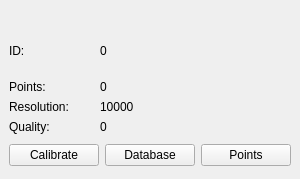
<?xml version="1.0" encoding="UTF-8"?>
<ui version="4.0">
 <class>calibrationwidget</class>
 <widget class="QWidget" name="calibrationwidget">
  <property name="geometry">
   <rect>
    <x>0</x>
    <y>0</y>
    <width>300</width>
    <height>179</height>
   </rect>
  </property>
  <property name="minimumSize">
   <size>
    <width>300</width>
    <height>0</height>
   </size>
  </property>
  <property name="maximumSize">
   <size>
    <width>300</width>
    <height>16777215</height>
   </size>
  </property>
  <property name="windowTitle">
   <string>Form</string>
  </property>
  <layout class="QVBoxLayout" name="verticalLayout">
   <property name="leftMargin">
    <number>0</number>
   </property>
   <property name="topMargin">
    <number>0</number>
   </property>
   <property name="rightMargin">
    <number>0</number>
   </property>
   <property name="bottomMargin">
    <number>0</number>
   </property>
   <item>
    <widget class="QWidget" name="widget" native="true">
     <property name="minimumSize">
      <size>
       <width>0</width>
       <height>125</height>
      </size>
     </property>
     <property name="maximumSize">
      <size>
       <width>16777215</width>
       <height>90</height>
      </size>
     </property>
     <layout class="QGridLayout" name="gridLayout">
      <item row="2" column="1">
       <widget class="QLabel" name="resolutionField">
        <property name="text">
         <string>10000</string>
        </property>
       </widget>
      </item>
      <item row="1" column="1">
       <widget class="QLabel" name="numberField">
        <property name="text">
         <string>0</string>
        </property>
       </widget>
      </item>
      <item row="3" column="1">
       <widget class="QLabel" name="qualityField">
        <property name="text">
         <string>0</string>
        </property>
       </widget>
      </item>
      <item row="2" column="0">
       <widget class="QLabel" name="resolutionLabel">
        <property name="text">
         <string>Resolution:</string>
        </property>
       </widget>
      </item>
      <item row="3" column="0">
       <widget class="QLabel" name="qualityLabel">
        <property name="text">
         <string>Quality:</string>
        </property>
       </widget>
      </item>
      <item row="0" column="1">
       <widget class="QLabel" name="calibrationIDField">
        <property name="text">
         <string>0</string>
        </property>
        <property name="alignment">
         <set>Qt::AlignLeading|Qt::AlignLeft|Qt::AlignVCenter</set>
        </property>
       </widget>
      </item>
      <item row="0" column="0">
       <widget class="QLabel" name="calibrationIDLabel">
        <property name="text">
         <string>ID:</string>
        </property>
       </widget>
      </item>
      <item row="1" column="0">
       <widget class="QLabel" name="numberLabel">
        <property name="text">
         <string>Points:</string>
        </property>
       </widget>
      </item>
      <item row="0" column="2">
       <widget class="snowgui::CalibrationDisplayWidget" name="calibrationdisplayWidget" native="true">
        <property name="minimumSize">
         <size>
          <width>100</width>
          <height>100</height>
         </size>
        </property>
        <property name="maximumSize">
         <size>
          <width>100</width>
          <height>100</height>
         </size>
        </property>
       </widget>
      </item>
     </layout>
    </widget>
   </item>
   <item>
    <widget class="QWidget" name="buttonWidget" native="true">
     <property name="maximumSize">
      <size>
       <width>16777215</width>
       <height>44</height>
      </size>
     </property>
     <layout class="QHBoxLayout" name="horizontalLayout">
      <item>
       <widget class="QPushButton" name="calibrateButton">
        <property name="text">
         <string>Calibrate</string>
        </property>
       </widget>
      </item>
      <item>
       <widget class="QPushButton" name="databaseButton">
        <property name="text">
         <string>Database</string>
        </property>
       </widget>
      </item>
      <item>
       <widget class="QPushButton" name="pointsButton">
        <property name="text">
         <string>Points</string>
        </property>
       </widget>
      </item>
     </layout>
    </widget>
   </item>
  </layout>
 </widget>
 <customwidgets>
  <customwidget>
   <class>snowgui::CalibrationDisplayWidget</class>
   <extends>QWidget</extends>
   <header location="global">calibrationdisplaywidget.h</header>
   <container>1</container>
  </customwidget>
 </customwidgets>
 <resources/>
 <connections/>
</ui>
